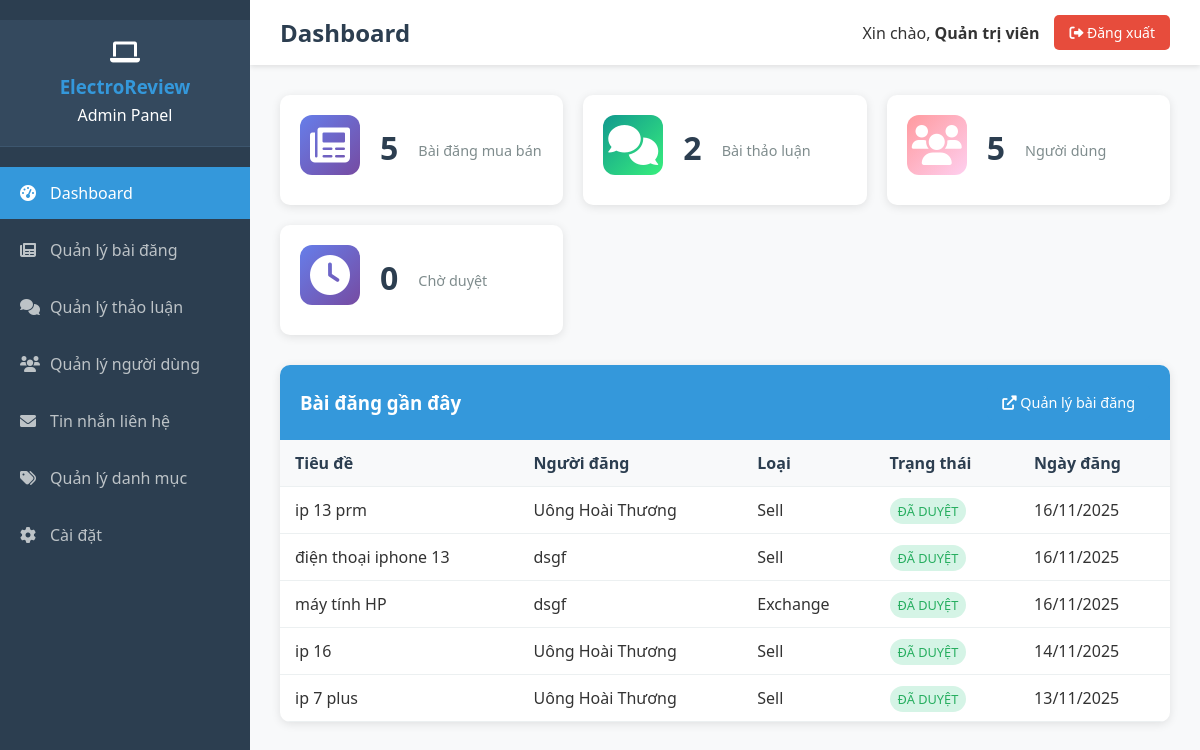
Page /frontend/html/admin.php (signed in) on the committed database.
### tables this page shows
CREATE TABLE `posts` (
  `post_id` int(11) NOT NULL,
  `user_id` int(11) NOT NULL,
  `category_id` int(11) NOT NULL,
  `title` varchar(255) NOT NULL,
  `content` text NOT NULL,
  `tags` text DEFAULT NULL,
  `price` decimal(15,0) DEFAULT NULL,
  `post_type` enum('sell','buy','exchange') NOT NULL,
  `condition_item` enum('like_new','good','fair','poor') DEFAULT 'good',
  `location` varchar(100) DEFAULT NULL,
  `contact_phone` varchar(15) DEFAULT NULL,
  `contact_email` varchar(100) DEFAULT NULL,
  `images` text DEFAULT NULL,
  `status` enum('active','sold','expired','hidden') DEFAULT 'active',
  `views` int(11) DEFAULT 0,
  `created_at` timestamp NOT NULL DEFAULT current_timestamp(),
  `updated_at` timestamp NOT NULL DEFAULT current_timestamp() ON UPDATE current_timestamp()
);

CREATE TABLE `users` (
  `user_id` int(11) NOT NULL,
  `username` varchar(50) NOT NULL,
  `email` varchar(100) NOT NULL,
  `password` varchar(255) NOT NULL,
  `full_name` varchar(100) NOT NULL,
  `phone` varchar(15) DEFAULT NULL,
  `avatar` varchar(255) DEFAULT 'default-avatar.png',
  `created_at` timestamp NOT NULL DEFAULT current_timestamp(),
  `updated_at` timestamp NOT NULL DEFAULT current_timestamp() ON UPDATE current_timestamp(),
  `status` enum('active','inactive','banned') DEFAULT 'active',
  `is_admin` tinyint(1) DEFAULT 0
);

### frontend/html/admin.php (the view, shortened to what this page needs)
<?php
$host = 'localhost';
$dbname = 'electroreview_db';
$username = 'root';
$password = '';
try {
    $pdo = new PDO("mysql:host=$host;dbname=$dbname;charset=utf8mb4", $username, $password);
    $pdo->setAttribute(PDO::ATTR_ERRMODE, PDO::ERRMODE_EXCEPTION);
    $stats = [];
    try {
        $stats['total_posts'] = $pdo->query("SELECT COUNT(*) FROM posts")->fetchColumn();
        $stats['total_discussions'] = $pdo->query("SELECT COUNT(*) FROM forum_topics")->fetchColumn();
        $stats['total_users'] = $pdo->query("SELECT COUNT(*) FROM users")->fetchColumn();
        $stats['pending_posts'] = $pdo->query("SELECT COUNT(*) FROM posts WHERE status = 'pending'")->fetchColumn();
        $stats['pending_discussions'] = $pdo->query("SELECT COUNT(*) FROM forum_topics WHERE status = 'pending'")->fetchColumn();
        $tableExists = $pdo->query("SHOW TABLES LIKE 'contact_messages'")->rowCount();
        if ($tableExists > 0) {
            $stats['total_messages'] = $pdo->query("SELECT COUNT(*) FROM contact_messages WHERE status = 'unread'")->fetchColumn();
        } else {
            $stats['total_messages'] = 0;
        }
    } catch(PDOException $e) {
        $stats = [
            'total_posts' => 0,
            'total_discussions' => 0,
            'total_users' => 0,
            'pending_posts' => 0,
            'pending_discussions' => 0,
            'total_messages' => 0
        ];
    }
    $recent_posts_stmt = $pdo->query("
        SELECT p.*, u.full_name, u.email
        FROM posts p
        LEFT JOIN users u ON p.user_id = u.user_id
        ORDER BY p.created_at DESC
        LIMIT 5
    ");
    $recent_posts = $recent_posts_stmt->fetchAll(PDO::FETCH_ASSOC);
} catch(PDOException $e) {
    $stats = [
        'total_posts' => 156,
        'total_users' => 89,
        'pending_posts' => 23,
        'total_messages' => 12
    ];
}
?>
<!DOCTYPE html>
<html lang="vi">
<head>
    <link href="https://cdnjs.cloudflare.com/ajax/libs/font-awesome/6.0.0/css/all.min.css" rel="stylesheet">
</head>
<body>
    <div class="sidebar" id="sidebar">
        <div class="sidebar-header">
            <i class="fas fa-laptop" style="font-size: 1.5rem; margin-bottom: 10px;"></i>
            <h3>ElectroReview</h3>
            <p>Admin Panel</p>
        </div>
        <ul class="sidebar-menu">
            <li><a href="#" onclick="showSection('dashboard')" class="active" id="dashboard-link">
                <i class="fas fa-tachometer-alt"></i> Dashboard
            </a></li>            <li><a href="#" onclick="showSection('posts')" id="posts-link">
                <i class="fas fa-newspaper"></i> Quản lý bài đăng
            </a></li>
            <li><a href="#" onclick="showSection('discussions')" id="discussions-link">
                <i class="fas fa-comments"></i> Quản lý thảo luận
            </a></li>            <li><a href="#" onclick="showSection('users')" id="users-link">
                <i class="fas fa-users"></i> Quản lý người dùng
            </a></li>            <li><a href="#" onclick="showSection('messages')" id="messages-link">
                <i class="fas fa-envelope"></i> Tin nhắn liên hệ
            </a></li>
            <li><a href="#" onclick="showSection('categories')" id="categories-link">
                <i class="fas fa-tags"></i> Quản lý danh mục
            </a></li>
            <li><a href="#" onclick="showSection('settings')" id="settings-link">
                <i class="fas fa-cog"></i> Cài đặt
            </a></li>
        </ul>
    </div>
    <div class="main-content">
        <div class="header">
            <div style="display: flex; align-items: center; gap: 15px;">
                <h1 id="page-title">Dashboard</h1>
            </div>            <div class="user-info">
                <span>Xin chào, <strong><?php echo htmlspecialchars($_SESSION['full_name'] ?? 'Admin'); ?></strong></span>
                <a href="logout.php" class="logout-btn">
                    <i class="fas fa-sign-out-alt"></i> Đăng xuất
                </a>
            </div>
        </div>
        <div class="content">
            <div id="dashboard" class="section active">                <div class="dashboard-cards">
                    <div class="card blue">
                        <div class="card-icon"><i class="fas fa-newspaper"></i></div>
                        <div class="card-number"><?php echo $stats['total_posts']; ?></div>
                        <div class="card-title">Bài đăng mua bán</div>
                    </div>
                    <div class="card green">
                        <div class="card-icon"><i class="fas fa-comments"></i></div>
                        <div class="card-number"><?php echo $stats['total_discussions']; ?></div>
                        <div class="card-title">Bài thảo luận</div>
                    </div>
                    <div class="card orange">
                        <div class="card-icon"><i class="fas fa-users"></i></div>
                        <div class="card-number"><?php echo $stats['total_users']; ?></div>
                        <div class="card-title">Người dùng</div>
                    </div>
                    <div class="card red">
                        <div class="card-icon"><i class="fas fa-clock"></i></div>
                        <div class="card-number"><?php echo ($stats['pending_posts'] + $stats['pending_discussions']); ?></div>
                        <div class="card-title">Chờ duyệt</div>
                    </div>
                </div>
                <div class="table-container">                    <div class="table-header">
                        <h3>Bài đăng gần đây</h3>
                        <a href="admin_posts.php" class="btn btn-primary">
                            <i class="fas fa-external-link-alt"></i> Quản lý bài đăng
                        </a>
                    </div>                    <table>
                        <thead>
                            <tr>
                                <th>Tiêu đề</th>
                                <th>Người đăng</th>
                                <th>Loại</th>
                                <th>Trạng thái</th>
                                <th>Ngày đăng</th>
                            </tr>
                        </thead>
                        <tbody>
                            <?php if (empty($recent_posts)): ?>
                                <tr>
                                    <td colspan="5" style="text-align: center; padding: 20px; color: #999;">
                                        Chưa có bài đăng nào
                                    </td>
                                </tr>
                            <?php else: ?>
                                <?php foreach ($recent_posts as $post): ?>
                                    <tr>
                                        <td><?php echo htmlspecialchars(substr($post['title'], 0, 50)) . (strlen($post['title']) > 50 ? '...' : ''); ?></td>
                                        <td><?php echo htmlspecialchars($post['full_name'] ?? $post['email'] ?? 'Ẩn danh'); ?></td>
                                        <td><?php echo ucfirst($post['post_type']); ?></td>
                                        <td>
                                            <span class="status-badge status-<?php echo $post['status']; ?>">
                                                <?php
                                                $statuses = [
                                                    'pending' => 'Chờ duyệt',
                                                    'active' => 'Đã duyệt',
                                                    'rejected' => 'Đã từ chối'
                                                ];
                                                echo $statuses[$post['status']] ?? 'Không xác định';
                                                ?>
                                            </span>
                                        </td>
                                        <td><?php echo date('d/m/Y', strtotime($post['created_at'])); ?></td>
                                    </tr>
                                <?php endforeach; ?>
                            <?php endif; ?>
                        </tbody>
                    </table>
                </div>
            </div>
        </div>
    </div>
</body>
</html>

### rows in the picture
posts: title "ip 13 prm", user.full_name "Uông Hoài Thương", post_type "Sell", status "ĐÃ DUYỆT", created_at "16/11/2025"
posts: title "điện thoại iphone 13", user.full_name "dsgf", post_type "Sell", status "ĐÃ DUYỆT", created_at "16/11/2025"
posts: title "máy tính HP", user.full_name "dsgf", post_type "Exchange", status "ĐÃ DUYỆT", created_at "16/11/2025"
posts: title "ip 16", user.full_name "Uông Hoài Thương", post_type "Sell", status "ĐÃ DUYỆT", created_at "14/11/2025"
posts: title "ip 7 plus", user.full_name "Uông Hoài Thương", post_type "Sell", status "ĐÃ DUYỆT", created_at "13/11/2025"

### other values in the picture
$_SESSION['full_name'] "Quản trị viên"
$stats['total_posts'] "5"
$stats['total_discussions'] "2"
$stats['total_users'] "5"
$stats['pending_posts'] + $stats['pending_discussions'] "0"
